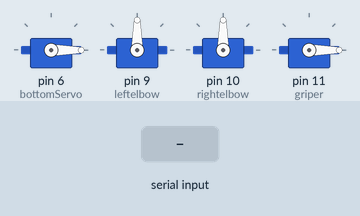
Simulated run of this sketch. Board: Arduino Uno, built with avr-gcc and run on an emulated ATmega328P. Shown: 4 × servo. The inputs (shaded band) are chosen by the test bench.

Above: at 1.2 s.
1.3 s: "u" received over Serial
At 1.7 s:
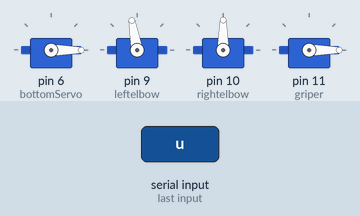
2.8 s: "g" received over Serial
At 4.0 s:
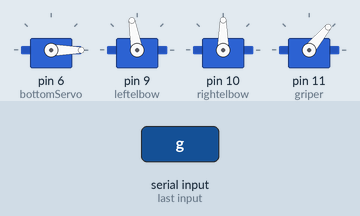
4.3 s: "d" received over Serial
At 5.2 s:
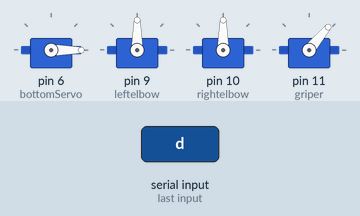
5.8 s: "z" received over Serial
At 6.4 s:
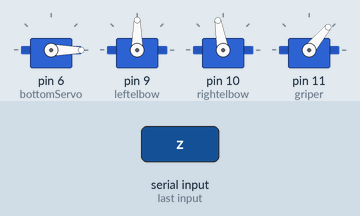
7.3 s: "p" received over Serial
At 8.5 s:
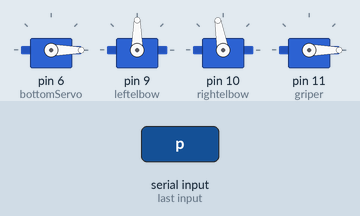
8.8 s: "x" received over Serial
At 9.8 s:
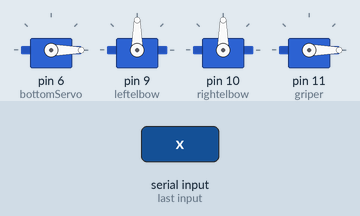
Timing chart, 0 to 11.3 s (numbered marks = the images above; inputs shaded):
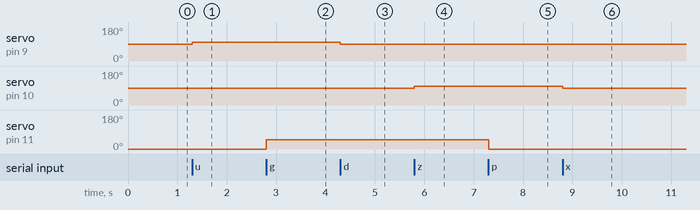

Measured:
- after the input at 1.3 s, servo on pin 9 (leftelbow): 90° → 100° at once
- after the input at 2.8 s, servo on pin 11 (griper): 0° → 50° at once
- after the input at 4.3 s, servo on pin 9 (leftelbow): 100° → 90° at once
- after the input at 5.8 s, servo on pin 10 (rightelbow): 90° → 100° at once
- after the input at 7.3 s, servo on pin 11 (griper): 50° → 0° at once
- after the input at 8.8 s, servo on pin 10 (rightelbow): 100° → 90° at once

The sketch:

Arduinomain.ino
```cpp
#include<Servo.h>

Servo bottomServo;
Servo leftelbow;
Servo griper;
Servo rightelbow;

int inbyte = '0';

int bottomValue = 0;
int leftValue = 90;
int griperValue = 0;
int rightValue = 90;

void setup() {
  Serial.begin(9600);

  bottomServo.attach(6);
  leftelbow.attach(9);
  rightelbow.attach(10);
  griper.attach(11);

  bottomServo.write(0);
  leftelbow.write(90);
  rightelbow.write(90);
  griper.write(0);
}

void loop() {
  if(Serial.available()>0){
    inbyte = Serial.read();
    if(inbyte == 'r'){
      bottomValue = bottomValue - 10;
      bottomServo.write(bottomValue);
    }
    if(inbyte == 'l'){
      bottomValue = bottomValue + 10;
      bottomServo.write(bottomValue);
    }
    if(inbyte == 'u'){
      leftValue = leftValue + 10;
      leftelbow.write(leftValue);
    }
    if(inbyte == 'd'){
      leftValue = leftValue - 10;
      leftelbow.write(leftValue);
    }
    if(inbyte == 'g'){
      griperValue = 50;
      griper.write(griperValue);
    }
    if(inbyte == 'p'){
      griperValue = 0;
      griper.write(griperValue);
    }
    if(inbyte == 'z'){
      rightValue = rightValue + 10;
      rightelbow.write(rightValue);
    }
    if(inbyte == 'x'){
      rightValue = rightValue - 10;
      rightelbow.write(rightValue);
    }
  }
}
```
